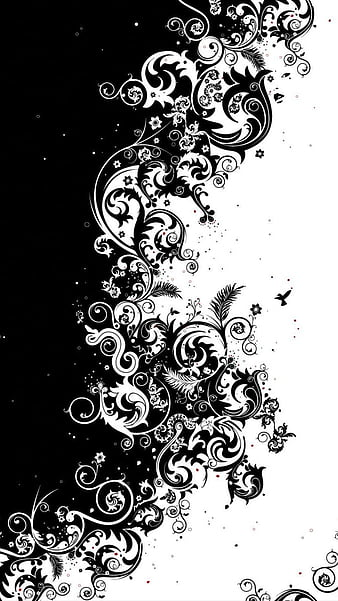
#> input picture Image Processing/final lab/3.jpg, 338 x 601 px, found by its file name
$ python 14.py
#> lines starting #> are read from the running program, lines starting #| are printed output that depends on the picture
import cv2
import numpy as np

def max_filter(image, kernel_size=3):
    # Ensure the kernel size is odd
#> called with kernel_size = 3
    if kernel_size % 2 == 0:
        raise ValueError("Kernel size must be an odd number")
    # Pad the image to handle border pixels
    pad_size = kernel_size // 2
    padded_image = cv2.copyMakeBorder(image, pad_size, pad_size, pad_size, pad_size, cv2.BORDER_REFLECT)
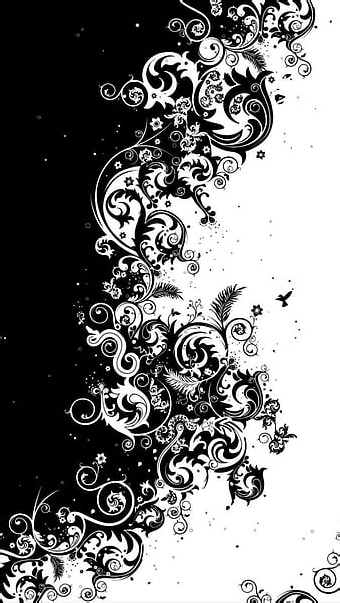
#> padded_image: shape (603, 340); min 0, max 255, mean 125.8
    # Apply maximum filtering
    result = np.zeros_like(image)
    for i in range(pad_size, padded_image.shape[0] - pad_size):
        for j in range(pad_size, padded_image.shape[1] - pad_size):
            neighborhood = padded_image[i-pad_size:i+pad_size+1, j-pad_size:j+pad_size+1]
            result[i-pad_size, j-pad_size] = np.max(neighborhood)
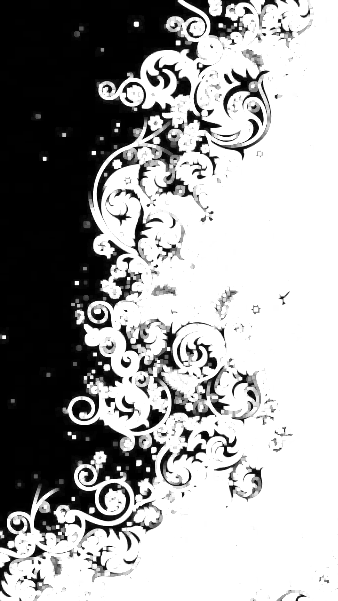
#> result: shape (601, 338); min 0, max 255, mean 160.8
    return result.astype(np.uint8)

input_image = cv2.imread("./final lab/3.jpg", cv2.IMREAD_GRAYSCALE)
# Apply maximum filtering with a 3x3 kernel
output_image = max_filter(input_image, kernel_size=3)
# Display the results
cv2.imshow("Original Image", input_image)
cv2.imshow("Maximum Filtered Image", output_image)
cv2.waitKey(0)
cv2.destroyAllWindows()
